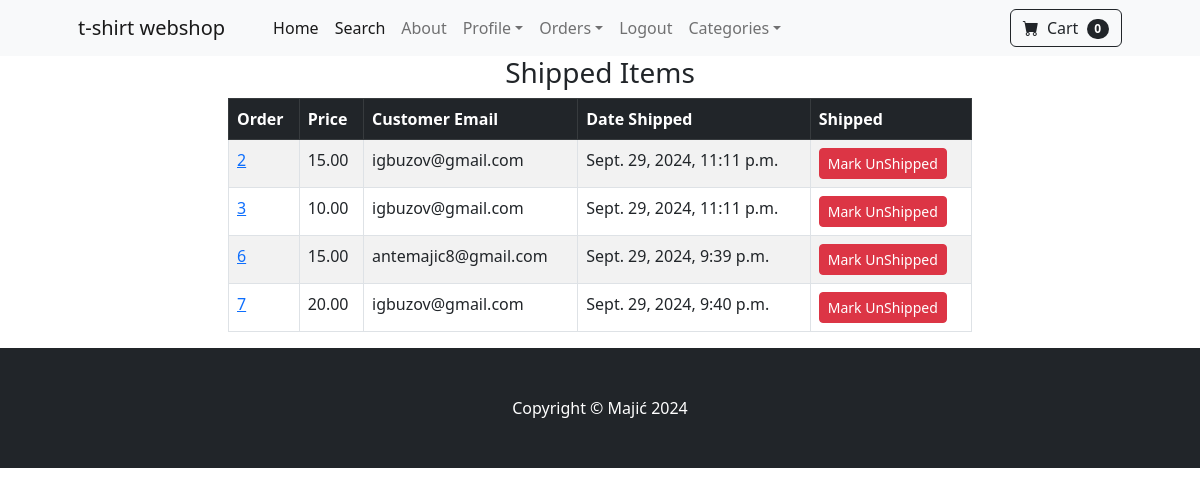
The page /payment/shipped_dash/ (signed in) on the database its author committed.
### payment/models.py (models this page shows, shortened)
class Order(models.Model):
    user = models.ForeignKey(User,on_delete=models.CASCADE,null=True,blank=True)
    full_name = models.CharField(max_length=250)
    email = models.EmailField(max_length=250)
    shipping_address = models.TextField(max_length=15000)
    amount_paid = models.DecimalField(max_digits=10,decimal_places=2)
    date_ordered = models.DateTimeField(auto_now_add=True)
    shipped = models.BooleanField(default=False)
    date_shipped = models.DateTimeField(blank=True,null=True)

### payment/views.py (the view, shortened to what this page needs)
# urls.py: path('shipped_dash/',views.shipped_dash,name='shipped_dash'),
def shipped_dash(request):
    if request.user.is_authenticated and request.user.is_superuser:
        orders = Order.objects.filter(shipped=True)
        return render(request,"payment/shipped_dash.html",{'orders':orders})
    else:
        messages.success(request,'Access Denied')
        return redirect('home')

### cart/cart.py (called while the page is built)
    def __len__(self):
        return len(self.cart)

### cart/context_processors.py (called while the page is built)
def cart(request):
    return {'cart':Cart(request)}

### payment/templates/payment/shipped_dash.html (shortened to what this page needs)
{%extends 'base.html' %}
{%block content%}
<div class="container">
    <div class="row">
        <center>
            <div class="col-8">
                <h3>Shipped Items</h3>
                <table class="table table-striped table table-hover table table-bordered">
                    <thead class="table-dark">
                        <tr>
                            <th scope="col">Order</th>
                            <th scope="col">Price</th>
                            <th scope="col">Customer Email</th>
                            <th scope="col">Date Shipped</th>
                            <th scope="col">Shipped</th>
                        </tr>
                    </thead>
                    <tbody>
                        {%for item in orders%}
                        <tr>
                            <td><a href="{% url 'orders' item.id %}">{{item.id}}</a></td>
                            <td>{{item.amount_paid}}</td>
                            <td>{{item.email}}</td>
                            <td>{{item.date_shipped}}</td>
                            <td>
                                <form method="POST">
                                    <button type="submit" class="btn btn-danger btn-succes btn-sm">Mark
                                        UnShipped</button>
                                </form>
                            </td>
                        </tr>
                        {%endfor%}
                    </tbody>
                </table>
            </div>
        </center>
    </div>
</div>
{%endblock%}

### rows shown on the page
Order: id "2", amount_paid "15.00", email "igbuzov@gmail.com", date_shipped "Sept. 29, 2024, 11:11 p.m."
Order: id "3", amount_paid "10.00", email "igbuzov@gmail.com", date_shipped "Sept. 29, 2024, 11:11 p.m."
Order: id "6", amount_paid "15.00", email "antemajic8@gmail.com", date_shipped "Sept. 29, 2024, 9:39 p.m."
Order: id "7", amount_paid "20.00", email "igbuzov@gmail.com", date_shipped "Sept. 29, 2024, 9:40 p.m."

### other values the page prints
{{ cart|length }} "0"
